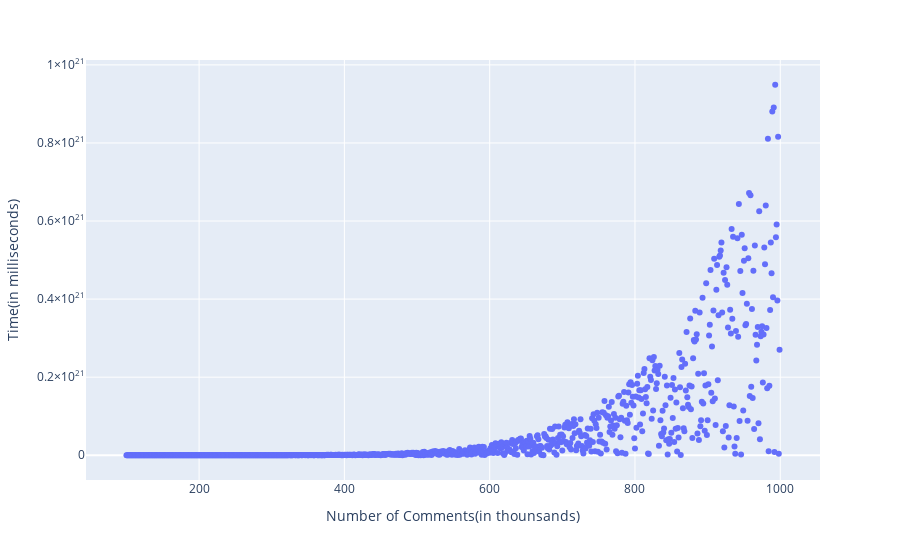

Here is the notebook cell this chart was saved with:
### Code cell
df = pd.read_csv("Time_Complexity_Analysis.csv")
fig = px.scatter(df, x="Number of Comments(in thounsands)", y="Time(in milliseconds)")
fig.show()

### Figure 1 — Plotly figure (JSON) as saved in the notebook; plotly's stock layout.template omitted (floating-point values rounded to 4 significant figures; data arrays with more than 128 entries replaced by an {"elided": "..."} marker saying what was removed)
{"data": [{"hovertemplate": "Number of Comments(in thounsands)=%{x}<br>Time(in milliseconds)=%{y}<extra></extra>", "legendgroup": "", "marker": {"color": "#636efa", "symbol": "circle"}, "mode": "markers", "name": "", "orientation": "h", "showlegend": false, "type": "scatter", "x": {"elided": "900 int values"}, "xaxis": "x", "y": {"elided": "900 int values"}, "yaxis": "y"}], "layout": {"legend": {"tracegroupgap": 0}, "margin": {"t": 60}, "xaxis": {"anchor": "y", "domain": [0, 1], "title": {"text": "Number of Comments(in thounsands)"}}, "yaxis": {"anchor": "x", "domain": [0, 1], "title": {"text": "Time(in milliseconds)"}}}}
